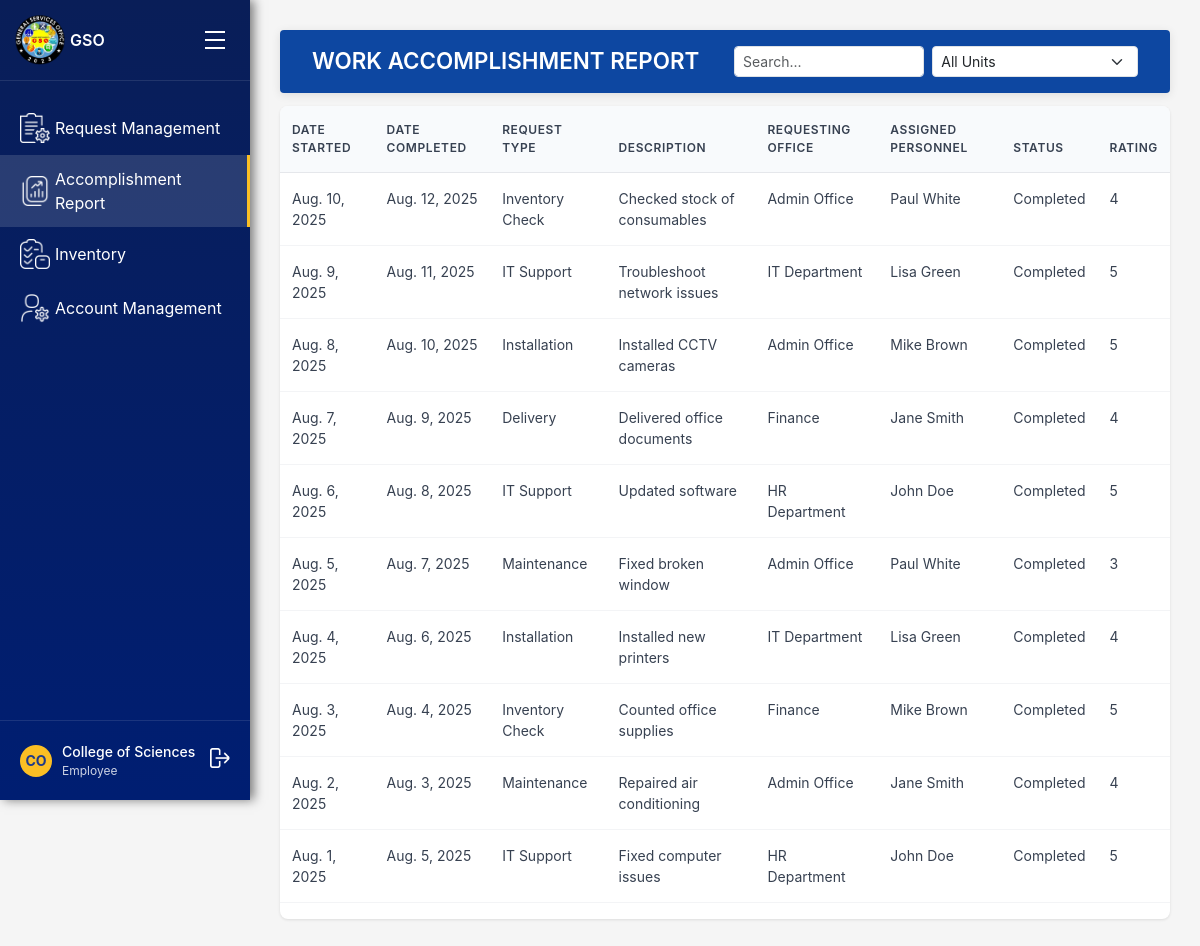
Before: /reports/accomplishment-report/ (signed in) with the older database file.
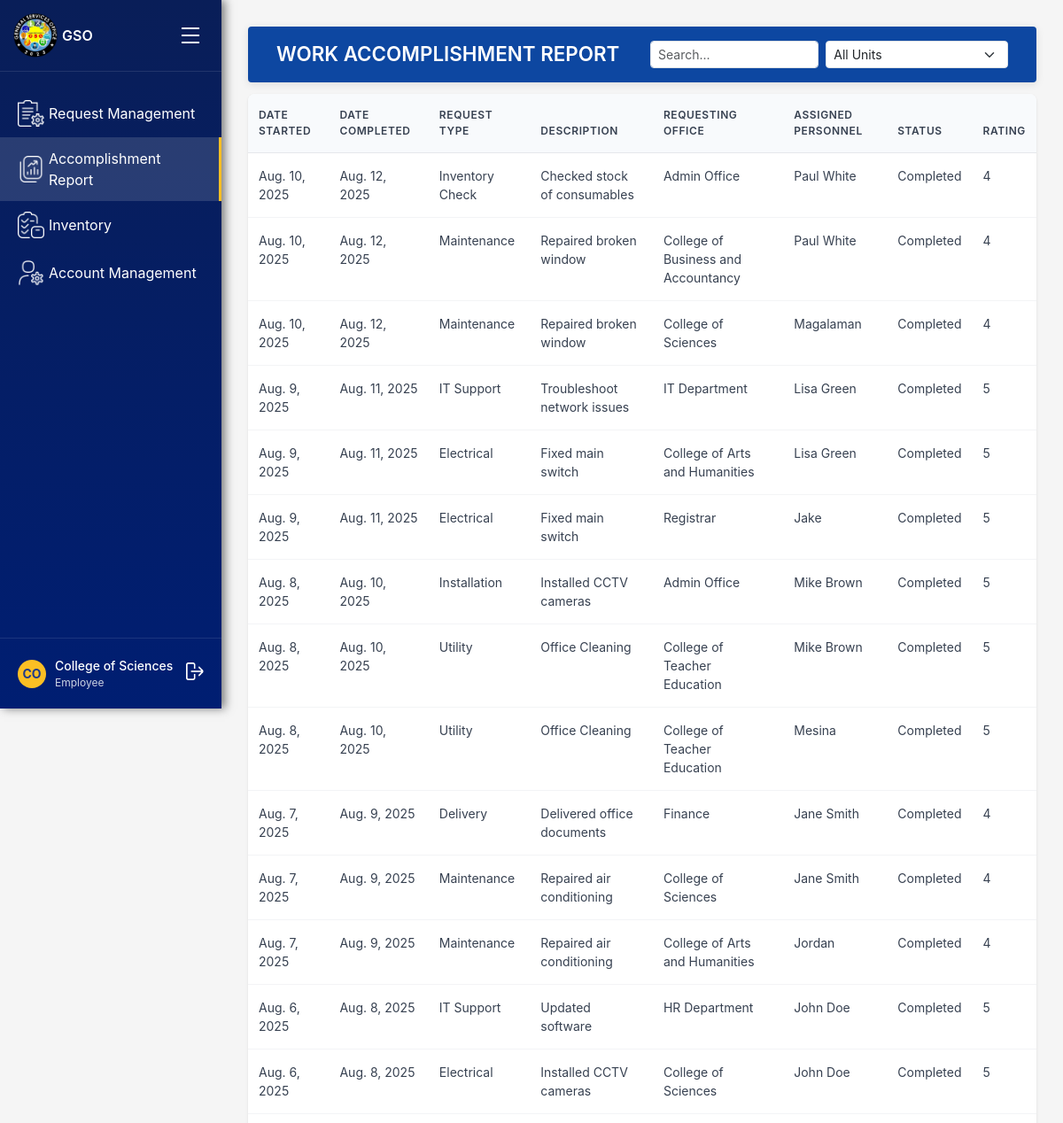
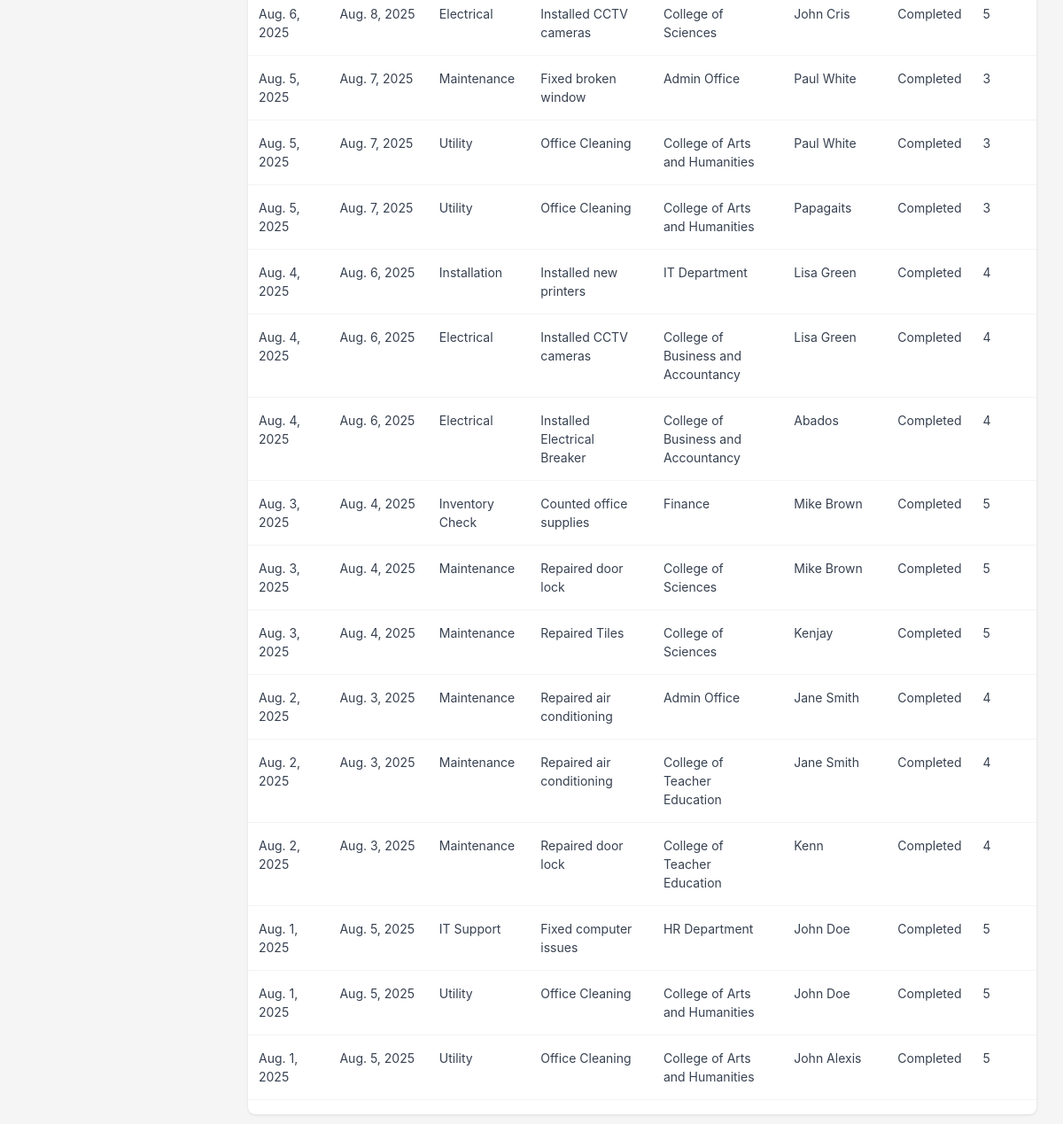
After: the same page with the newer database file (2 pictures, top to bottom).
### reports/models.py (models this page shows, shortened)
class WorkAccomplishmentReport(models.Model):
    date_started = models.DateField()
    date_completed = models.DateField(null=True, blank=True)
    request_type = models.CharField(max_length=100)
    description = models.TextField()
    requesting_office = models.CharField(max_length=255)
    assigned_personnel = models.CharField(max_length=255)
    status = models.CharField(max_length=50)
    rating = models.CharField(max_length=50, null=True, blank=True)
    created_at = models.DateTimeField(auto_now_add=True)

### reports/views.py (the view)
# urls.py: path("accomplishment-report/", views.accomplishment_report, name="accomplishment_report"),
@login_required
def accomplishment_report(request):
    reports = WorkAccomplishmentReport.objects.all().order_by("-date_started")
    return render(
        request,
        "gso_office/accomplishment_report/accomplishment_report.html",
        {"reports": reports}
    )

### templates/gso_office/accomplishment_report/accomplishment_report.html (shortened to what this page needs)
{% extends "gso_office/gso_base_dashboard.html" %}
{% block main_content %}
<div class="header d-flex align-items-center justify-content-between">
    <h1 class="page-title">WORK ACCOMPLISHMENT REPORT</h1>
    <form method="get" class="d-flex gap-2">
        <input
            type="text"
            name="user_status"
            class="form-control form-control-sm"
            placeholder="Search..."
            value="{{ request.GET.user_status }}"
        >
        <select name="unit" class="form-select form-select-sm" onchange="this.form.submit()">
          <option value="">All Units</option>
        </select>
    </form>
  </div>
<div class="table-container">
    <table class="table">
        <thead>
            <tr>
            <th>Date Started</th>
            <th>Date Completed</th>
            <th>Request Type</th>
            <th>Description</th>
            <th>Requesting Office</th>
            <th>Assigned Personnel</th>
            <th>Status</th>
            <th>Rating</th>
            </tr>
        </thead>
        <tbody>
            {% for report in reports %}
            <tr>
                <td>{{ report.date_started }}</td>
                <td>{{ report.date_completed|default:"-" }}</td>
                <td>{{ report.request_type }}</td>
                <td>{{ report.description }}</td>
                <td>{{ report.requesting_office }}</td>
                <td>{{ report.assigned_personnel }}</td>
                <td>{{ report.status }}</td>
                <td>{{ report.rating|default:"Not Rated" }}</td>
            </tr>
            {% empty %}
            <tr>
                <td colspan="8">No reports available</td>
            </tr>
            {% endfor %}
        </tbody>
        </table>
</div>
{% endblock %}

Changed rows visible on the page:
added WorkAccomplishmentReport: date_started "Aug. 10, 2025", date_completed "Aug. 12, 2025", request_type "Maintenance", description "Repaired broken window", requesting_office "College of Business and Accountancy", assigned_personnel "Paul White", status "Completed", rating "4"
added WorkAccomplishmentReport: date_started "Aug. 10, 2025", date_completed "Aug. 12, 2025", request_type "Maintenance", description "Repaired broken window", requesting_office "College of Sciences", assigned_personnel "Magalaman", status "Completed", rating "4"
added WorkAccomplishmentReport: date_started "Aug. 9, 2025", date_completed "Aug. 11, 2025", request_type "Electrical", description "Fixed main switch", requesting_office "College of Arts and Humanities", assigned_personnel "Lisa Green", status "Completed", rating "5"
added WorkAccomplishmentReport: date_started "Aug. 9, 2025", date_completed "Aug. 11, 2025", request_type "Electrical", description "Fixed main switch", requesting_office "Registrar", assigned_personnel "Jake", status "Completed", rating "5"
added WorkAccomplishmentReport: date_started "Aug. 8, 2025", date_completed "Aug. 10, 2025", request_type "Utility", description "Office Cleaning", requesting_office "College of Teacher Education", assigned_personnel "Mike Brown", status "Completed", rating "5"
added WorkAccomplishmentReport: date_started "Aug. 8, 2025", date_completed "Aug. 10, 2025", request_type "Utility", description "Office Cleaning", requesting_office "College of Teacher Education", assigned_personnel "Mesina", status "Completed", rating "5"
added WorkAccomplishmentReport: date_started "Aug. 7, 2025", date_completed "Aug. 9, 2025", request_type "Maintenance", description "Repaired air conditioning", requesting_office "College of Sciences", assigned_personnel "Jane Smith", status "Completed", rating "4"
added WorkAccomplishmentReport: date_started "Aug. 7, 2025", date_completed "Aug. 9, 2025", request_type "Maintenance", description "Repaired air conditioning", requesting_office "College of Arts and Humanities", assigned_personnel "Jordan", status "Completed", rating "4"
added WorkAccomplishmentReport: date_started "Aug. 6, 2025", date_completed "Aug. 8, 2025", request_type "Electrical", description "Installed CCTV cameras", requesting_office "College of Sciences", assigned_personnel "John Doe", status "Completed", rating "5"
added WorkAccomplishmentReport: date_started "Aug. 6, 2025", date_completed "Aug. 8, 2025", request_type "Electrical", description "Installed CCTV cameras", requesting_office "College of Sciences", assigned_personnel "John Cris", status "Completed", rating "5"
added WorkAccomplishmentReport: date_started "Aug. 5, 2025", date_completed "Aug. 7, 2025", request_type "Utility", description "Office Cleaning", requesting_office "College of Arts and Humanities", assigned_personnel "Paul White", status "Completed", rating "3"
added WorkAccomplishmentReport: date_started "Aug. 5, 2025", date_completed "Aug. 7, 2025", request_type "Utility", description "Office Cleaning", requesting_office "College of Arts and Humanities", assigned_personnel "Papagaits", status "Completed", rating "3"
added WorkAccomplishmentReport: date_started "Aug. 4, 2025", date_completed "Aug. 6, 2025", request_type "Electrical", description "Installed CCTV cameras", requesting_office "College of Business and Accountancy", assigned_personnel "Lisa Green", status "Completed", rating "4"
added WorkAccomplishmentReport: date_started "Aug. 4, 2025", date_completed "Aug. 6, 2025", request_type "Electrical", description "Installed Electrical Breaker", requesting_office "College of Business and Accountancy", assigned_personnel "Abados", status "Completed", rating "4"
added WorkAccomplishmentReport: date_started "Aug. 3, 2025", date_completed "Aug. 4, 2025", request_type "Maintenance", description "Repaired door lock", requesting_office "College of Sciences", assigned_personnel "Mike Brown", status "Completed", rating "5"
added WorkAccomplishmentReport: date_started "Aug. 3, 2025", date_completed "Aug. 4, 2025", request_type "Maintenance", description "Repaired Tiles", requesting_office "College of Sciences", assigned_personnel "Kenjay", status "Completed", rating "5"
added WorkAccomplishmentReport: date_started "Aug. 2, 2025", date_completed "Aug. 3, 2025", request_type "Maintenance", description "Repaired air conditioning", requesting_office "College of Teacher Education", assigned_personnel "Jane Smith", status "Completed", rating "4"
added WorkAccomplishmentReport: date_started "Aug. 2, 2025", date_completed "Aug. 3, 2025", request_type "Maintenance", description "Repaired door lock", requesting_office "College of Teacher Education", assigned_personnel "Kenn", status "Completed", rating "4"
added WorkAccomplishmentReport: date_started "Aug. 1, 2025", date_completed "Aug. 5, 2025", request_type "Utility", description "Office Cleaning", requesting_office "College of Arts and Humanities", assigned_personnel "John Doe", status "Completed", rating "5"
added WorkAccomplishmentReport: date_started "Aug. 1, 2025", date_completed "Aug. 5, 2025", request_type "Utility", description "Office Cleaning", requesting_office "College of Arts and Humanities", assigned_personnel "John Alexis", status "Completed", rating "5"
